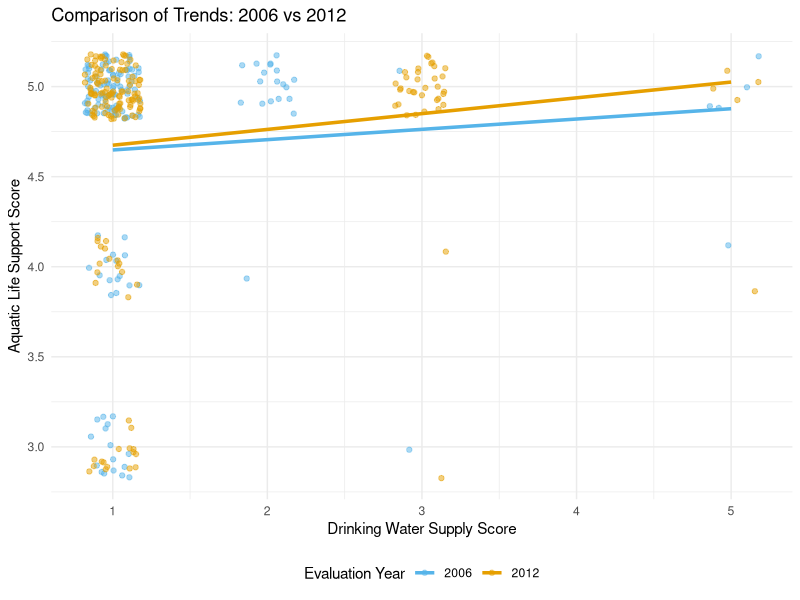
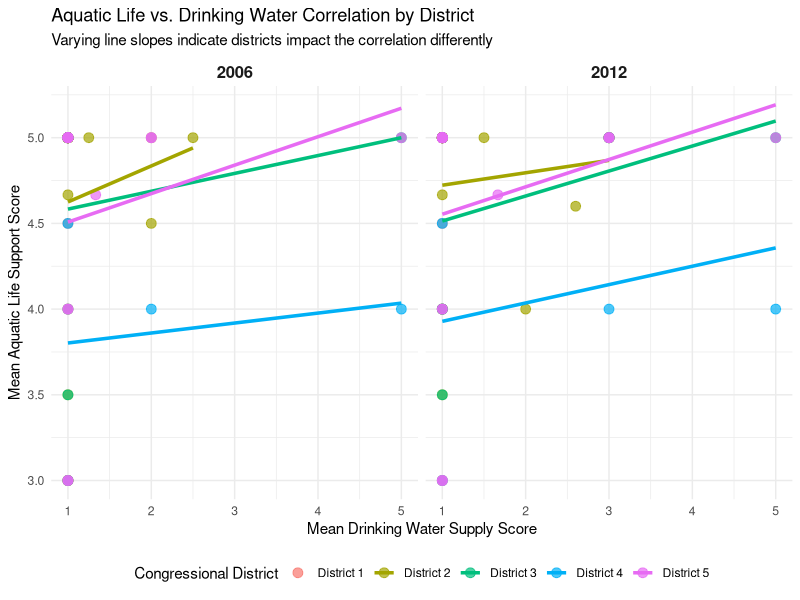
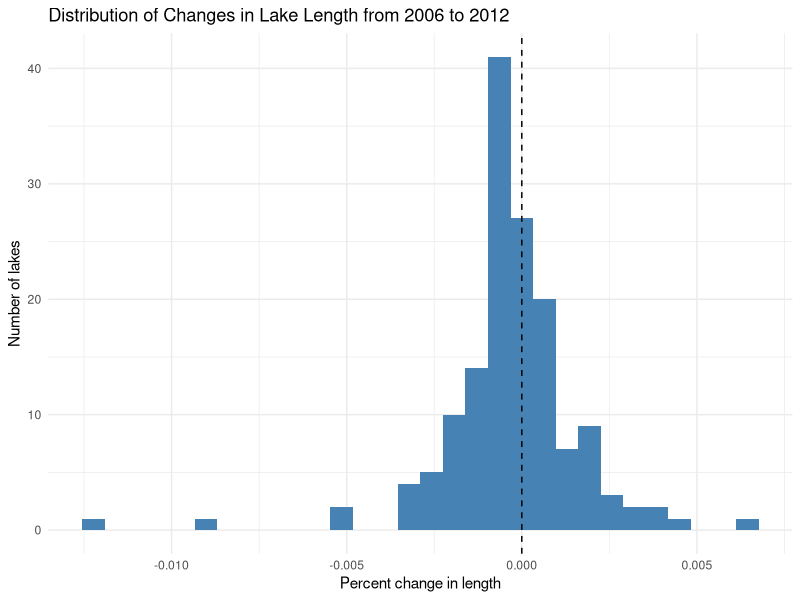
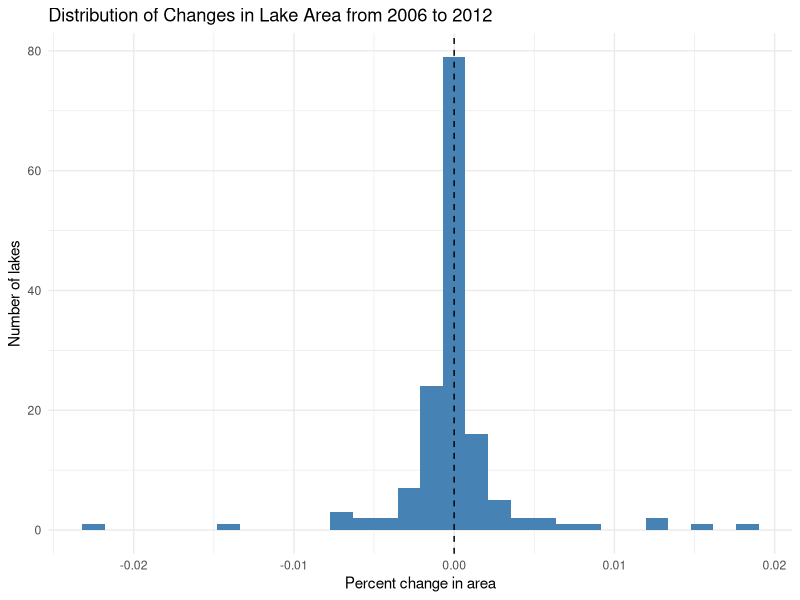

Reproduce these figures in R, in order.
## ---- chunk 1
library(tidyverse)
library(ggplot2)
library(ggthemes)
## ---- chunk 2
twelve_lakes <- read_csv("2012.csv")
six_lakes <- read_csv("2006.csv")

common_cols <- intersect(names(six_lakes), names(twelve_lakes))

six_lakes_aligned <- six_lakes |> select(all_of(common_cols))
twelve_lakes_aligned <- twelve_lakes |> select(all_of(common_cols))

total_lakes <- bind_rows(six_lakes_aligned, twelve_lakes_aligned) |>
  arrange(Cycle)

lakes_cleaned <- total_lakes |>
  filter(Cycle %in% c(2006, 2012)) |>
  mutate(
    aquatic_numeric = case_when(
      `Aquatic Life` == "Fully Supporting" ~ 5,
      `Aquatic Life` == "Not Supporting" ~ 4,
      `Aquatic Life` == "Not Assessed" ~ 3,
      `Aquatic Life` == "Not Evaluated In 2006" ~ 2,
      `Aquatic Life` == "Water Not Classified For Drinking Supply" ~ 1,
      TRUE ~ NA_real_
    ),
    drinking_numeric = case_when(
      `Drinking Water Supply` == "Fully Supporting" ~ 5,
      `Drinking Water Supply` == "Not Supporting" ~ 4,
      `Drinking Water Supply` == "Not Assessed" ~ 3,
      `Drinking Water Supply` == "Not Evaluated In 2006" ~ 2,
      `Drinking Water Supply` == "Water Not Classified For Drinking Supply" ~ 1,
      TRUE ~ NA_real_
    )
  ) |>
  filter(!is.na(aquatic_numeric) & !is.na(drinking_numeric))

lakes_wide <- lakes_cleaned |>
  pivot_wider(
    id_cols = `305B ID`,
    names_from = Cycle,
    values_from = c(aquatic_numeric, drinking_numeric)
  ) |>
  drop_na()

cor_matrix <- lakes_wide |>
  select(
    aquatic_numeric_2006,
    drinking_numeric_2006,
    aquatic_numeric_2012,
    drinking_numeric_2012
  ) |>
  cor(method = "spearman")

n_lakes <- nrow(lakes_wide)

print("Spearman Correlations for aquatic life support and drinking water supply")
print(paste("Number of matched lakes (n):", n_lakes))
print(cor_matrix)
## ---- chunk 3
lakes_cleaned |>
  ggplot(aes(x = drinking_numeric, y = aquatic_numeric, color = as.factor(Cycle))) +
  geom_jitter(alpha = 0.5, width = 0.18, height = 0.18) +
  geom_smooth(method = "lm", formula = y ~ x, se = FALSE, linewidth = 1.2) +
  scale_color_manual(values = c("2006" = "#56B4E9", "2012" = "#E69F00")) +
  labs(
    title = "Comparison of Trends: 2006 vs 2012",
    x = "Drinking Water Supply Score",
    y = "Aquatic Life Support Score",
    color = "Evaluation Year"
  ) +
  theme_minimal() +
  theme(legend.position = "bottom")
## ---- chunk 4
total_lakes_regions <- lakes_cleaned |>
  separate_wider_regex(
    cols = Name,
    patterns = c(name = ".*?", " \\(", place = ".*?", "\\)"),
    too_few = "align_start"
  )

water_impact <- total_lakes_regions |>
  group_by(place, Cycle) |>
  summarise(
    mean_aquatic = mean(aquatic_numeric, na.rm = TRUE),
    mean_drinking = mean(drinking_numeric, na.rm = TRUE),
    .groups = "drop"
  )
district_1 <- water_impact |>
  filter(
    place %in% c(
      "Bristol", "Colebrook", "Hartland", "Manchester", "Newington", "Portland", "Winchester"
    ),
    Cycle %in% c(2006, 2012)
  )

district_2 <- water_impact |>
  filter(
    place %in% c("Ashford", "Bozrah", "Brooklyn", "Chester", "Colchester", "Columbia", "Coventry", "Durham", "East Haddam", "East Hampton", "East Lyme", "Griswold", "Haddam", "Hebron", "Killingly", "Lebanon", "Ledyard", "Mansfield", "Marlborough", "North Stonington", "Norwich", "Plainfield", "Preston", "Somers", "Sprague", "Sterling", "Thompson", "Tolland", "Union", "Vernon", "Voluntown", "Woodstock"),
    Cycle %in% c(2006, 2012)
  )

district_3 <- water_impact |>
  filter(
    place %in% c("Branford", "Derby", "Guilford", "Hamden", "New Haven", "North Branford", "Seymour", "Stratford", "Wallingford"),
    Cycle %in% c(2006, 2012)
  )

district_4 <- water_impact |>
  filter(
    place %in% c("Bridgeport", "Fairfield", "Greenwich", "Ridgefield", "Wilton"),
    Cycle %in% c(2006, 2012)
  )

district_5 <- water_impact |>
  filter(
    place %in% c("Canaan", "Cheshire", "Cornwall", "Danbury", "Goshen", "Kent", "Meriden", "New Fairfield", "Newtown", "Norfolk", "Plymouth", "Salisbury", "Sharon", "Simsbury", "Torrington", "Watertown", "Wolcott", "Woodbury"),
    Cycle %in% c(2006, 2012)
  )

cong_dist_master <- bind_rows(
  "district_1" = district_1,
  "district_2" = district_2,
  "district_3" = district_3,
  "district_4" = district_4,
  "district_5" = district_5,
  .id = "group"
)
c_d_plot <- cong_dist_master |>
  group_by(group, Cycle, place) |>
  summarise(
    avg_aquatic = mean(mean_aquatic, na.rm = TRUE),
    avg_drinking = mean(mean_drinking, na.rm = TRUE), .groups = "drop"
  )

cong_dist_plot1 <- ggplot(c_d_plot, aes(x = avg_drinking, y = avg_aquatic, color = group)) +
  geom_point(size = 3, alpha = 0.7, na.rm = TRUE) +
  geom_smooth(method = "lm", se = FALSE, linewidth = 1.2, na.rm = TRUE) +
  facet_wrap(~Cycle) +
  scale_color_discrete(
    labels = c(
      "district_1" = "District 1",
      "district_2" = "District 2",
      "district_3" = "District 3",
      "district_4" = "District 4",
      "district_5" = "District 5"
    )
  ) +
  labs(
    title = "Aquatic Life vs. Drinking Water Correlation by District",
    subtitle = "Varying line slopes indicate districts impact the correlation differently",
    x = "Mean Drinking Water Supply Score",
    y = "Mean Aquatic Life Support Score",
    color = "Congressional District"
  ) +
  theme_minimal() +
  theme(
    strip.text = element_text(size = 12, face = "bold"),
    legend.position = "bottom"
  )
cong_dist_plot1
## ---- chunk 5
district_correlations <- c_d_plot |>
  group_by(group, Cycle) |>
  summarise(
    correlation = cor(
      avg_drinking,
      avg_aquatic,
      method = "spearman",
      use = "complete.obs"
    ),
    n = n(),
    .groups = "drop"
  )

district_correlations
## ---- chunk 6
lakes_change <- six_lakes_aligned |>
  left_join(
    twelve_lakes_aligned,
    by = "305B ID",
    suffix = c("_2006", "_2012")
  )
lakes_change <- lakes_change |>
  select(Name_2006, Name_2012, Shape__Length_2006, Shape__Length_2012, Shape__Area_2006, Shape__Area_2012) |>
  mutate(length_ratio = Shape__Length_2012 / Shape__Length_2006, area_ratio = Shape__Area_2012 / Shape__Area_2006)

lakes_change <- lakes_change |>
  mutate(length_percent_change = (length_ratio - 1) * 100, area_percent_change = (area_ratio - 1) * 100)

ggplot(lakes_change, aes(x = length_percent_change)) +
  geom_histogram(bins = 30, fill = "steelblue") +
  geom_vline(xintercept = 0, linetype = "dashed") +
  labs(x = "Percent change in length", y = "Number of lakes", title = "Distribution of Changes in Lake Length from 2006 to 2012") +
  theme_minimal()
## ---- chunk 7
ggplot(lakes_change, aes(x = area_percent_change)) +
  geom_histogram(bins = 30, fill = "steelblue") +
  geom_vline(xintercept = 0, linetype = "dashed") +
  labs(x = "Percent change in area", y = "Number of lakes", title = "Distribution of Changes in Lake Area from 2006 to 2012") +
  theme_minimal()
## ---- chunk 8
t.test(
  lakes_change$Shape__Length_2012,
  lakes_change$Shape__Length_2006,
  paired = TRUE
)

t.test(
  lakes_change$Shape__Area_2012,
  lakes_change$Shape__Area_2006,
  paired = TRUE
)
